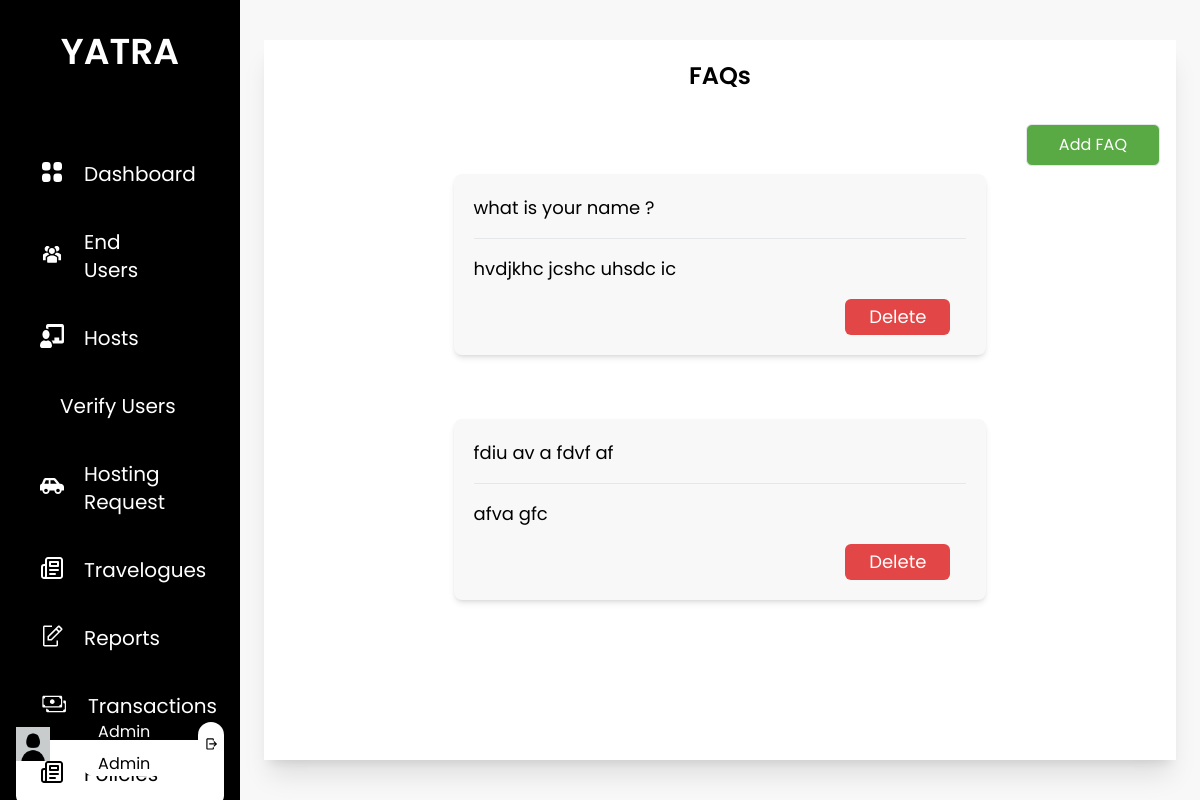
Screenshot of /faqs/ (signed in) with the database file from the repository.
### base/models.py (models this page shows)
class FAQs(models.Model):
    question = models.CharField(max_length=100)
    answer = models.TextField(max_length=250)

### base/views.py (the view)
# urls.py: path('faqs/', views.faqs, name='faqs'),
def faqs(request):
    faqs = FAQs.objects.all()
    context = {
        'faqs':faqs,
    }
    if request.user.is_superuser:
        return render(request, 'faqs/faqs.html', context)
    else:
        return render(request,'base/faqs.html', context)

### base/templatetags/user_group.py (called while the page is built)
@register.filter(name='has_group')
def has_group(user, group_name):
    return user.groups.filter(name=group_name).exists()

### base/templates/faqs/faqs.html (shortened to what this page needs)
{% extends 'base/base.html' %}
{% load static %}
{% load widget_tweaks %}
{% block content %}
<div class="h-screen w-full px-6 py-10 bg-theme">
    <div class="bg-white h-full flex flex-col shadow-xl">
        <div class="p-3 overflow-y-auto scrollbar-hide">
            <p class="text-center text-2xl font-semibold pt-2 pb-6">FAQs</p>
            <div class="w-full flex justify-end py-2">
                <a href="{% url 'add_faqs' %}" class="bg-custom-green px-8 py-2 text-white rounded-md mx-1 border">Add FAQ</a>
            </div>
            {% for faq in faqs %}
                <div class="w-3/5 flex flex-col mx-auto rounded-lg bg-theme p-5 shadow-md text-lg mb-16">
                    <div class="mb-4">
                        {{ faq.question }}
                    </div>
                    <hr class="mb-4">
                    <div>
                        {{ faq.answer }}
                    </div>
                    <div class="w-full flex mt-4 justify-end">
                        <a  href="{% url 'delete_faq' faq.id %}"><button class="py-1 px-6 bg-danger text-white rounded-md text-lg mr-4"  onclick="return ConfirmDelete()">Delete</button></a>
                    </div>
                </div>
            {% endfor %}
        </div>
    </div>
</div>
{% endblock content %}

### rows the page displays
FAQs: question "what is your name ?", answer "hvdjkhc jcshc uhsdc ic"
FAQs: question "fdiu av a fdvf af", answer "afva gfc"
